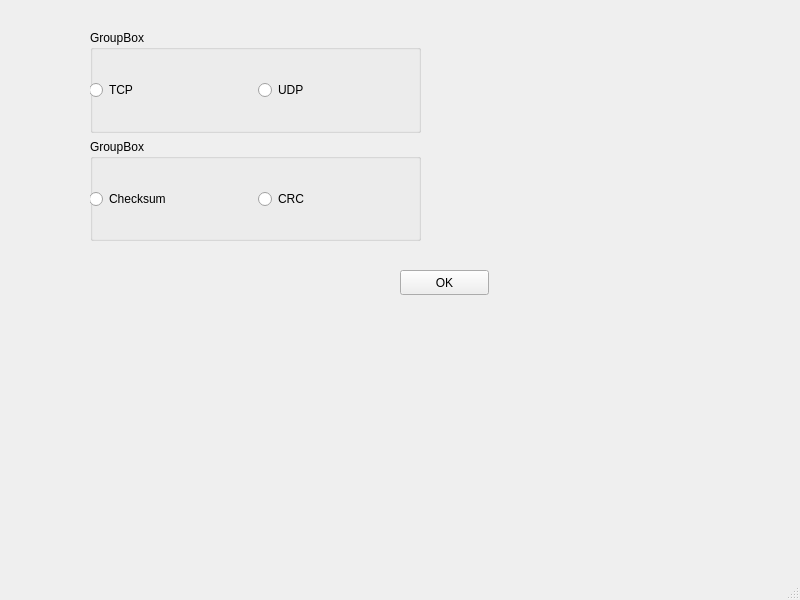
<?xml version="1.0" encoding="UTF-8"?>
<ui version="4.0">
 <class>Choose</class>
 <widget class="QMainWindow" name="Choose">
  <property name="geometry">
   <rect>
    <x>0</x>
    <y>0</y>
    <width>800</width>
    <height>600</height>
   </rect>
  </property>
  <property name="windowTitle">
   <string>MainWindow</string>
  </property>
  <widget class="QWidget" name="centralwidget">
   <widget class="QPushButton" name="pushButton">
    <property name="geometry">
     <rect>
      <x>400</x>
      <y>270</y>
      <width>89</width>
      <height>25</height>
     </rect>
    </property>
    <property name="text">
     <string>OK</string>
    </property>
   </widget>
   <widget class="QWidget" name="verticalLayoutWidget">
    <property name="geometry">
     <rect>
      <x>90</x>
      <y>30</y>
      <width>331</width>
      <height>211</height>
     </rect>
    </property>
    <layout class="QVBoxLayout" name="caixasLayout">
     <item>
      <widget class="QGroupBox" name="protocoloBox">
       <property name="title">
        <string>GroupBox</string>
       </property>
       <widget class="QWidget" name="horizontalLayoutWidget">
        <property name="geometry">
         <rect>
          <x>-1</x>
          <y>20</y>
          <width>331</width>
          <height>80</height>
         </rect>
        </property>
        <layout class="QHBoxLayout" name="protocolosLayout">
         <item>
          <widget class="QRadioButton" name="tcpButton">
           <property name="text">
            <string>TCP</string>
           </property>
          </widget>
         </item>
         <item>
          <widget class="QRadioButton" name="udpButton">
           <property name="text">
            <string>UDP</string>
           </property>
          </widget>
         </item>
        </layout>
       </widget>
      </widget>
     </item>
     <item>
      <widget class="QGroupBox" name="checagemBox">
       <property name="title">
        <string>GroupBox</string>
       </property>
       <widget class="QWidget" name="horizontalLayoutWidget_2">
        <property name="geometry">
         <rect>
          <x>-1</x>
          <y>20</y>
          <width>331</width>
          <height>80</height>
         </rect>
        </property>
        <layout class="QHBoxLayout" name="checageLayout">
         <item>
          <widget class="QRadioButton" name="checksumButton">
           <property name="text">
            <string>Checksum</string>
           </property>
          </widget>
         </item>
         <item>
          <widget class="QRadioButton" name="crcButton">
           <property name="text">
            <string>CRC</string>
           </property>
          </widget>
         </item>
        </layout>
       </widget>
      </widget>
     </item>
    </layout>
   </widget>
  </widget>
  <widget class="QMenuBar" name="menubar">
   <property name="geometry">
    <rect>
     <x>0</x>
     <y>0</y>
     <width>800</width>
     <height>22</height>
    </rect>
   </property>
  </widget>
  <widget class="QStatusBar" name="statusbar"/>
 </widget>
 <resources/>
 <connections/>
</ui>
